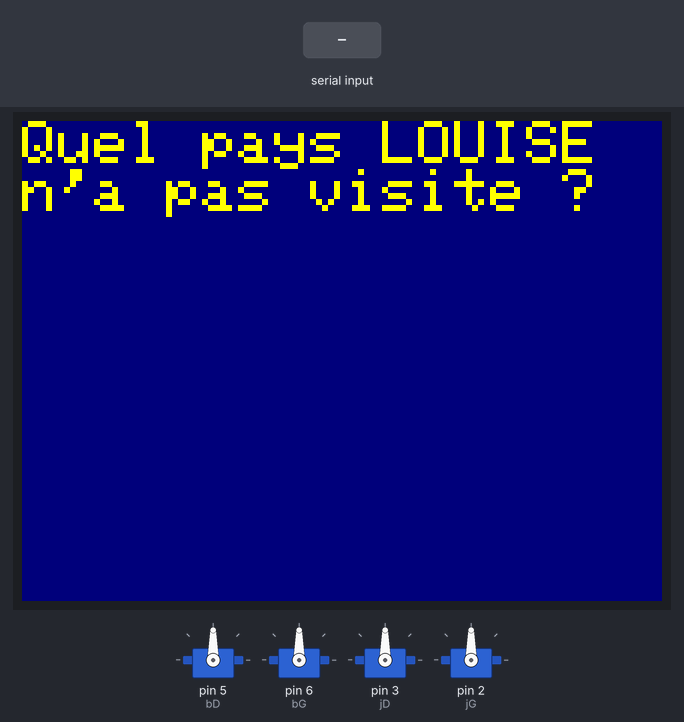
This sketch was run on a simulated Arduino Mega 2560, built with avr-gcc and run on an emulated ATmega2560. On the bench: 4 × servo, 320×240 colour display. The inputs (shaded band) are chosen by the test bench. Random numbers use the default seed unless the sketch sets one; what the sketch prints to the serial monitor is not drawn.

Above: at 2.4 s.
2.5 s: "A" received over the second serial link
7.9 s: "B" received over the second serial link
16.3 s: "D" received over the second serial link
At 24.0 s:
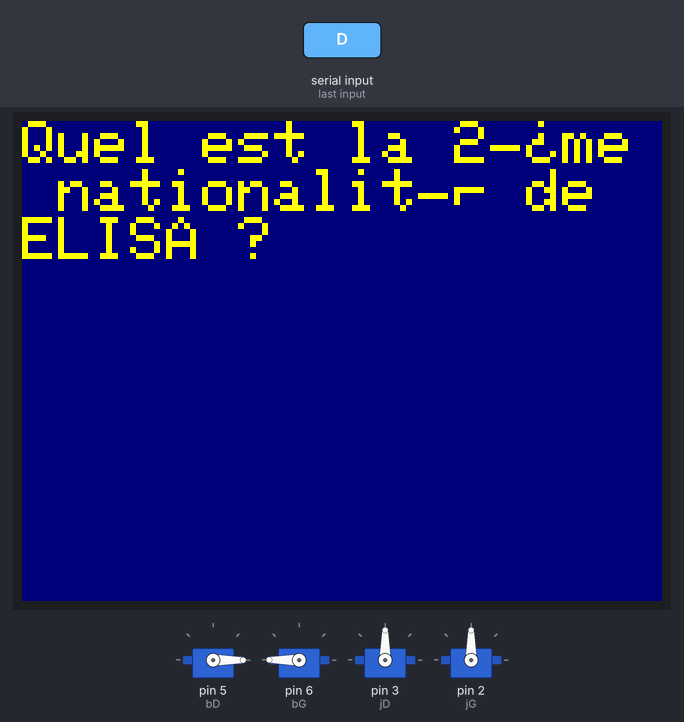
Timing chart, 0 to 25.0 s (numbered marks = the images above; inputs shaded):
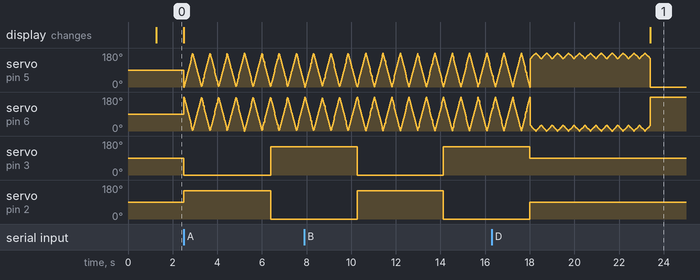

The sketch:

code_principal.ino
```cpp
#include <Servo.h>
#include "SPI.h"
#include "Adafruit_GFX.h"
#include "Adafruit_ILI9341.h"

// For the Adafruit shield, these are the default.
#define TFT_CLK 13
#define TFT_MISO 12
#define TFT_MOSI 11
#define TFT_DC 8
#define TFT_CS 10
#define TFT_RST 9
// Use hardware SPI (on Uno, #13, #12, #11) and the above for CS/DC

// If using the breakout, change pins as desired
Adafruit_ILI9341 tft = Adafruit_ILI9341(TFT_CS, TFT_DC, TFT_MOSI, TFT_CLK, TFT_RST, TFT_MISO);

Servo bD;
Servo bG;
Servo jD;
Servo jG;

//liste avec toute les questions
String question[16][6]={{"U=RI","R=I/U","A=21","B=10","1","Quelle formule doit-on se faire tatouer ?"},
                        {"le lion","le rat","le chien","le chat","3","Quel est l'animal prefere de REMI ?"},
                        {"3h","1h","2h","4h","1","A quelle heure FRANCOIS se couche en periode scolaire ?"},
                        {"Memoria","Scorpions","Telephone","Genesis","2","Quel est le groupe de musique prefere de LENA ?"},
                        {"10h","8h","5h","12h","2","Combien de temps passe ATHENA à reviser le samedi en moyenne ?"}, //5
                        {"Harry Potter 6","Sunshine","Prometheus","Brice de Nice 3","4","Lequel de ces films JULIEN prefere ?"},
                        {"URSS","IRLANDAIS","FRANCAIS","ANGLAIS","2","Quel est l'hymne national prefere de ROMAIN ?"},
                        {"Laos", "Etats-Unis","Chine","France","2","Quel pays LOUISE n'a pas visite ?"},
                        {"Thermo","EVN","Elec","Electromag","1","Quelle est la matiere prefere de "},
                        {"Koralie","Axel","Julien","Ce bon vieux Staline","4","Quel est le camarade préféré de ANTOINE ?"}, //10
                        {"Italienne","Canadienne","Coreenne","Etasunienne","2","Quel est la 2ème nationalité de ELISA ?"},
                        {"Demon Hunter","Megadeth","Iron Maiden","Three Days Grace","4","Quel est le groupe de musique favori de AXEL ?"},
                        {"1","2","3","4","2","Combien de frère et soeur à ZOE ?"},
                        {"Ce bon vieux Staline","Mao Zedong","Kim Jong-Un","Poutine","2","Quel est le dictateur preferé de MAXIME ?"},
                        {"FullMetalAlchimist", "L'attaque des titans", "One piece"," Naruto", "1","Quel est l'anime preferé de KORALIE ?"}, //15
                        {"cote dazur","var","aude", "gart","4","Dans quel département est né LAURE-ANNE ?"},};

int nbDeReponseJuste=0;
String reponse="f";
bool again=true;
int QuestionSelectionee;
bool questionPosee[16];

char BlueT;

void setup() {
  bD.attach(5); //bras droit      180 en haut
  bG.attach(6); //bras gauche     0 en haut
  jD.attach(3); //jambe droite    0 pour avancer
  jG.attach(2);  //jambe gauche   150 pour avancer*/
  Serial.begin(9600);
  Serial1.begin(9600);
  Serial1.print("*1"+String("")+"*");
  Serial1.print("*2"+String("")+"*");
  Serial1.print("*3"+String("")+"*");
  Serial1.print("*4"+String("")+"*");
  tft.begin();
  tft.setRotation(1);

  tft.fillScreen(ILI9341_NAVY);
  tft.setTextWrap(true);
   tft.setTextSize(3);

  delay (1000);
}

void loop() {
  Serial1.print("*G"+String(0)+"*");
  for (int k=0;k<15;k++){
    questionPosee[k]=false;}
  for (int numeroQuestion=0;numeroQuestion<=10;numeroQuestion+=1){
     //choisir une question
     bool trouver = false;
     while (trouver==false){
      QuestionSelectionee=random(16);
      if ((questionPosee[QuestionSelectionee])==false){
        questionPosee[QuestionSelectionee]=true;
        trouver=true;
        }
     }

     Serial.println(QuestionSelectionee);


    //afficher les proposition de réponse sur l'écran
    Serial1.print("*1"+String(question[QuestionSelectionee][0])+"*");
    Serial1.print("*2"+String(question[QuestionSelectionee][1])+"*");
    Serial1.print("*3"+String(question[QuestionSelectionee][2])+"*");
    Serial1.print("*4"+String(question[QuestionSelectionee][3])+"*");
    tft.setTextColor(ILI9341_YELLOW);
    tft.setCursor(0, 0);
    tft.print( question[QuestionSelectionee][5]);


    while (again==true){

      if (Serial1.available()){
        Serial.println("test");
        BlueT=Serial1.read();
        if(BlueT=='A'){ //Button Pressed
          again=false;
          if (question[QuestionSelectionee][4]=="1"){
            reponse="j";
          }
        }
        if(BlueT=='B'){ //Button Pressed
          again=false;
          if (question[QuestionSelectionee][4]=="2"){
            reponse="j";
          }
        }
        if(BlueT=='C'){ //Button Pressed
          again=false;
          if (question[QuestionSelectionee][4]=="3"){
            reponse="j";
          }
        }
        if(BlueT=='D'){ //Button Pressed
          again=false;
          if (question[QuestionSelectionee][4]=="4"){
            reponse="j";
        }
      }
     }
    }
    again=true;
    tft.setTextColor(ILI9341_NAVY);
    tft.setCursor(0, 0);
    tft.print( question[QuestionSelectionee][5]);
    //faire les réactions en fonction de si la réponse est juste ou non
    if (reponse=="j"){
       nbDeReponseJuste+=1;
       bonneReponse();//réaction réponse juste
       reponse="f";
     }
    else{
     mauvaiseReponse(); //réaction réponse fausse
    }

    Serial1.print("*G"+String(numeroQuestion+1)+"*");
  }

//réaction finale en fonction des réponses juste
  if (nbDeReponseJuste>5){
   parfait();
   }
  else{
    nul();
   }

}


void maxBras(int nb, int vitesse){ //vitesse en ms
    while (nb>=0){
      for (int i=0;i<180;i++){
        bD.write(i);
        bG.write(180-i);
        delay (vitesse);
      }
      for (int i=180;i>0;i--){
        bD.write(i);
        bG.write(180-i);
        delay (vitesse);
      }
      nb--;
    }
  }

void brasContent(int nb, int vitesse, int max, int min){
  while (nb>=0){
      for (int i=min;i<max;i++){
        bD.write(i);
        bG.write(180-i);
        delay (vitesse);
      }
      for (int i=max;i>min;i--){
        bD.write(i);
        bG.write(180-i);
        delay (vitesse);
      }
      nb--;
    }
  bG.write(180);
  bD.write(0);
  }

void brasQuiTombe(int vitesse){
  for (int i=180;i>0;i--){
        bD.write(i);
        bG.write(180-i);
        delay (vitesse);
      }
  }

void mauvaiseReponse(){
  jD.write(0);
  jG.write(150);
  maxBras(4,2.5);
  jD.write(150);
  jG.write(0);
  maxBras(4,2.5);
  jD.write(90);
  jG.write(90);
  bG.write(180);
  bD.write(0);
}

void bonneReponse(){
  brasContent(10,8,180,150);
}

void parfait(){
  jD.write(0);
  jG.write(0);
  brasContent(10,8,180,150);
  jD.write(90);
  jG.write(90);
  }

void nul(){
  jD.write(100);
  jG.write(80);
  brasQuiTombe(20);
  jD.write(90);
  jG.write(90);
  }
```
